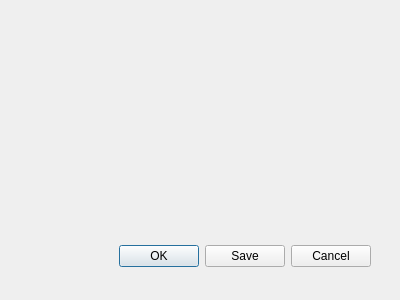
<?xml version="1.0" encoding="UTF-8"?>
<ui version="4.0">
 <class>Dialog</class>
 <widget class="QDialog" name="Dialog">
  <property name="geometry">
   <rect>
    <x>0</x>
    <y>0</y>
    <width>400</width>
    <height>300</height>
   </rect>
  </property>
  <property name="windowTitle">
   <string>Dialog</string>
  </property>
  <widget class="QDialogButtonBox" name="buttonBox">
   <property name="geometry">
    <rect>
     <x>30</x>
     <y>240</y>
     <width>341</width>
     <height>32</height>
    </rect>
   </property>
   <property name="orientation">
    <enum>Qt::Horizontal</enum>
   </property>
   <property name="standardButtons">
    <set>QDialogButtonBox::Cancel|QDialogButtonBox::Ok|QDialogButtonBox::Save</set>
   </property>
   <property name="centerButtons">
    <bool>false</bool>
   </property>
  </widget>
 </widget>
 <resources/>
 <connections>
  <connection>
   <sender>buttonBox</sender>
   <signal>accepted()</signal>
   <receiver>Dialog</receiver>
   <slot>accept()</slot>
   <hints>
    <hint type="sourcelabel">
     <x>248</x>
     <y>254</y>
    </hint>
    <hint type="destinationlabel">
     <x>157</x>
     <y>274</y>
    </hint>
   </hints>
  </connection>
  <connection>
   <sender>buttonBox</sender>
   <signal>rejected()</signal>
   <receiver>Dialog</receiver>
   <slot>reject()</slot>
   <hints>
    <hint type="sourcelabel">
     <x>316</x>
     <y>260</y>
    </hint>
    <hint type="destinationlabel">
     <x>286</x>
     <y>274</y>
    </hint>
   </hints>
  </connection>
 </connections>
</ui>
